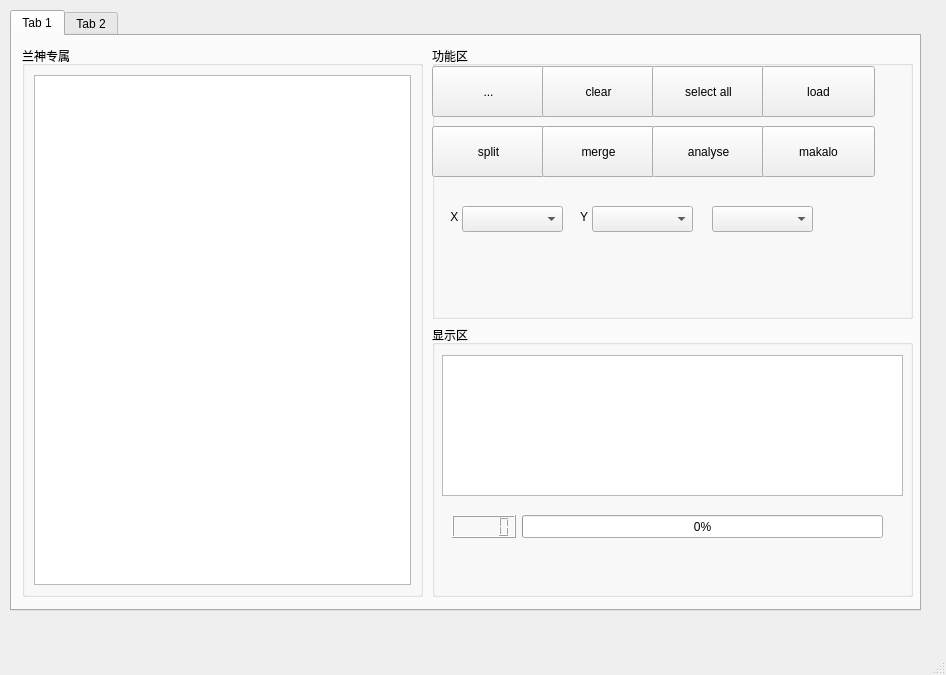
<?xml version="1.0" encoding="UTF-8"?>
<ui version="4.0">
 <class>MainWindow</class>
 <widget class="QMainWindow" name="MainWindow">
  <property name="geometry">
   <rect>
    <x>0</x>
    <y>0</y>
    <width>946</width>
    <height>675</height>
   </rect>
  </property>
  <property name="windowTitle">
   <string>MainWindow</string>
  </property>
  <widget class="QWidget" name="centralwidget">
   <widget class="QTabWidget" name="tabWidget">
    <property name="geometry">
     <rect>
      <x>10</x>
      <y>10</y>
      <width>911</width>
      <height>601</height>
     </rect>
    </property>
    <property name="currentIndex">
     <number>0</number>
    </property>
    <widget class="QWidget" name="tab">
     <attribute name="title">
      <string>Tab 1</string>
     </attribute>
     <widget class="QGroupBox" name="groupBox_3">
      <property name="geometry">
       <rect>
        <x>10</x>
        <y>10</y>
        <width>401</width>
        <height>551</height>
       </rect>
      </property>
      <property name="title">
       <string>兰神专属</string>
      </property>
      <layout class="QVBoxLayout" name="verticalLayout_2">
       <item>
        <widget class="QListWidget" name="listWidget"/>
       </item>
      </layout>
     </widget>
     <widget class="QWidget" name="">
      <property name="geometry">
       <rect>
        <x>420</x>
        <y>10</y>
        <width>481</width>
        <height>551</height>
       </rect>
      </property>
      <layout class="QVBoxLayout" name="verticalLayout">
       <item>
        <widget class="QGroupBox" name="groupBox">
         <property name="title">
          <string>功能区</string>
         </property>
         <widget class="QPushButton" name="pushButtonbrowse">
          <property name="geometry">
           <rect>
            <x>0</x>
            <y>20</y>
            <width>113</width>
            <height>51</height>
           </rect>
          </property>
          <property name="text">
           <string>...</string>
          </property>
         </widget>
         <widget class="QPushButton" name="pushButtonclear">
          <property name="geometry">
           <rect>
            <x>110</x>
            <y>20</y>
            <width>113</width>
            <height>51</height>
           </rect>
          </property>
          <property name="text">
           <string>clear</string>
          </property>
         </widget>
         <widget class="QPushButton" name="pushButtonselall">
          <property name="geometry">
           <rect>
            <x>220</x>
            <y>20</y>
            <width>113</width>
            <height>51</height>
           </rect>
          </property>
          <property name="text">
           <string>select all</string>
          </property>
         </widget>
         <widget class="QPushButton" name="pushButtonload">
          <property name="geometry">
           <rect>
            <x>330</x>
            <y>20</y>
            <width>113</width>
            <height>51</height>
           </rect>
          </property>
          <property name="text">
           <string>load</string>
          </property>
         </widget>
         <widget class="QComboBox" name="comboBoxfiletypeX">
          <property name="geometry">
           <rect>
            <x>30</x>
            <y>160</y>
            <width>101</width>
            <height>26</height>
           </rect>
          </property>
         </widget>
         <widget class="QPushButton" name="pushButtonsplit">
          <property name="geometry">
           <rect>
            <x>0</x>
            <y>80</y>
            <width>113</width>
            <height>51</height>
           </rect>
          </property>
          <property name="text">
           <string>split</string>
          </property>
         </widget>
         <widget class="QPushButton" name="pushButtonmerge">
          <property name="geometry">
           <rect>
            <x>110</x>
            <y>80</y>
            <width>113</width>
            <height>51</height>
           </rect>
          </property>
          <property name="text">
           <string>merge</string>
          </property>
         </widget>
         <widget class="QLabel" name="labelx">
          <property name="geometry">
           <rect>
            <x>15</x>
            <y>161</y>
            <width>16</width>
            <height>20</height>
           </rect>
          </property>
          <property name="text">
           <string> X</string>
          </property>
         </widget>
         <widget class="QComboBox" name="comboBoxfiletype">
          <property name="geometry">
           <rect>
            <x>280</x>
            <y>160</y>
            <width>101</width>
            <height>26</height>
           </rect>
          </property>
         </widget>
         <widget class="QPushButton" name="pushButtonanalyse">
          <property name="geometry">
           <rect>
            <x>220</x>
            <y>80</y>
            <width>113</width>
            <height>51</height>
           </rect>
          </property>
          <property name="text">
           <string>analyse</string>
          </property>
         </widget>
         <widget class="QPushButton" name="pushButtonmakalo">
          <property name="geometry">
           <rect>
            <x>330</x>
            <y>80</y>
            <width>113</width>
            <height>51</height>
           </rect>
          </property>
          <property name="text">
           <string>makalo</string>
          </property>
         </widget>
         <widget class="QLabel" name="labely">
          <property name="geometry">
           <rect>
            <x>145</x>
            <y>161</y>
            <width>16</width>
            <height>20</height>
           </rect>
          </property>
          <property name="text">
           <string> Y</string>
          </property>
         </widget>
         <widget class="QComboBox" name="comboBoxfiletypeY">
          <property name="geometry">
           <rect>
            <x>160</x>
            <y>160</y>
            <width>101</width>
            <height>26</height>
           </rect>
          </property>
          <property name="currentIndex">
           <number>-1</number>
          </property>
         </widget>
        </widget>
       </item>
       <item>
        <widget class="QGroupBox" name="groupBox_4">
         <property name="title">
          <string>显示区</string>
         </property>
         <widget class="QTextBrowser" name="textBrowserlog">
          <property name="geometry">
           <rect>
            <x>10</x>
            <y>30</y>
            <width>461</width>
            <height>141</height>
           </rect>
          </property>
         </widget>
         <widget class="QProgressBar" name="progressBar">
          <property name="geometry">
           <rect>
            <x>90</x>
            <y>190</y>
            <width>361</width>
            <height>23</height>
           </rect>
          </property>
          <property name="value">
           <number>0</number>
          </property>
         </widget>
         <widget class="QLCDNumber" name="lcdNumber">
          <property name="geometry">
           <rect>
            <x>20</x>
            <y>190</y>
            <width>64</width>
            <height>23</height>
           </rect>
          </property>
         </widget>
        </widget>
       </item>
      </layout>
     </widget>
    </widget>
    <widget class="QWidget" name="tab_2">
     <attribute name="title">
      <string>Tab 2</string>
     </attribute>
     <widget class="QTableWidget" name="tableWidget">
      <property name="geometry">
       <rect>
        <x>25</x>
        <y>21</y>
        <width>881</width>
        <height>551</height>
       </rect>
      </property>
     </widget>
    </widget>
   </widget>
  </widget>
  <widget class="QMenuBar" name="menubar">
   <property name="geometry">
    <rect>
     <x>0</x>
     <y>0</y>
     <width>946</width>
     <height>22</height>
    </rect>
   </property>
  </widget>
  <widget class="QStatusBar" name="statusbar"/>
 </widget>
 <resources/>
 <connections/>
</ui>
